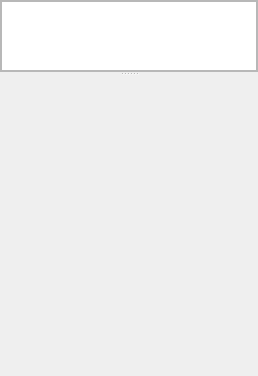
                    <widget class="QSplitter" name="page_splitter1">
                     <property name="orientation">
                      <enum>Qt::Vertical</enum>
                     </property>
                     <property name="childrenCollapsible">
                      <bool>false</bool>
                     </property>
                     <widget class="QFrame" name="input_table_frame">
                      <property name="sizePolicy">
                       <sizepolicy hsizetype="Expanding" vsizetype="Expanding">
                        <horstretch>0</horstretch>
                        <verstretch>0</verstretch>
                       </sizepolicy>
                      </property>
                      <property name="frameShape">
                       <enum>QFrame::StyledPanel</enum>
                      </property>
                      <property name="frameShadow">
                       <enum>QFrame::Raised</enum>
                      </property>
                      <layout class="QHBoxLayout" name="horizontalLayout_31">
                       <property name="spacing">
                        <number>0</number>
                       </property>
                       <property name="leftMargin">
                        <number>0</number>
                       </property>
                       <property name="topMargin">
                        <number>0</number>
                       </property>
                       <property name="rightMargin">
                        <number>0</number>
                       </property>
                       <property name="bottomMargin">
                        <number>0</number>
                       </property>
                       <item>
                        <widget class="TableView" name="input_table">
                         <property name="sizePolicy">
                          <sizepolicy hsizetype="Expanding" vsizetype="Expanding">
                           <horstretch>0</horstretch>
                           <verstretch>0</verstretch>
                          </sizepolicy>
                         </property>
                         <property name="maximumSize">
                          <size>
                           <width>16777215</width>
                           <height>572</height>
                          </size>
                         </property>
                         <property name="autoScroll">
                          <bool>false</bool>
                         </property>
                         <property name="sortingEnabled">
                          <bool>true</bool>
                         </property>
                        </widget>
                       </item>
                      </layout>
                     </widget>
                     <widget class="PlotWidget" name="preproc_plot_widget" native="true">
                      <property name="minimumSize">
                       <size>
                        <width>0</width>
                        <height>300</height>
                       </size>
                      </property>
                     </widget>
                    </widget>
